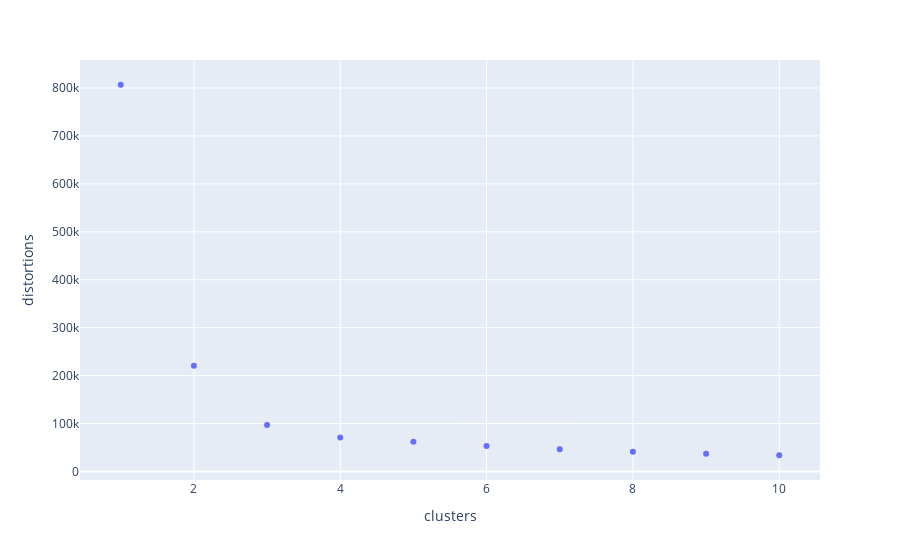

Notebook code for this chart:
### Code cell
from sklearn.cluster import KMeans

distortions = []
for i in range(1, 11):
    km = KMeans(n_clusters=i,
    init='k-means++',
    n_init=10,
    max_iter=300,
    random_state=0)
    km.fit(clients_df)
    distortions.append(km.inertia_)

import plotly.express as px

df_clusters_elbow_method = pd.DataFrame({'clusters': list(range(1, 11)), 'distortions': distortions})
fig = px.scatter(df_clusters_elbow_method, x=df_clusters_elbow_method['clusters'], y=df_clusters_elbow_method['distortions'], hover_data=['clusters', 'distortions'])
fig.show()

### Figure 1 — Plotly figure (JSON) as saved in the notebook; plotly's stock layout.template omitted (floating-point values rounded to 4 significant figures)
{"data": [{"customdata": [[1, 806800.0], [2, 220700.0], [3, 96880.0], [4, 70870.0], [5, 62010.0], [6, 53370.0], [7, 46400.0], [8, 41150.0], [9, 37160.0], [10, 33830.0]], "hovertemplate": "clusters=%{customdata[0]}<br>distortions=%{customdata[1]}<extra></extra>", "legendgroup": "", "marker": {"color": "#636efa", "symbol": "circle"}, "mode": "markers", "name": "", "showlegend": false, "type": "scatter", "x": [1, 2, 3, 4, 5, 6, 7, 8, 9, 10], "xaxis": "x", "y": [806800.0, 220700.0, 96880.0, 70870.0, 62010.0, 53370.0, 46400.0, 41150.0, 37160.0, 33830.0], "yaxis": "y"}], "layout": {"legend": {"tracegroupgap": 0}, "margin": {"t": 60}, "xaxis": {"anchor": "y", "domain": [0, 1], "title": {"text": "clusters"}}, "yaxis": {"anchor": "x", "domain": [0, 1], "title": {"text": "distortions"}}}}
